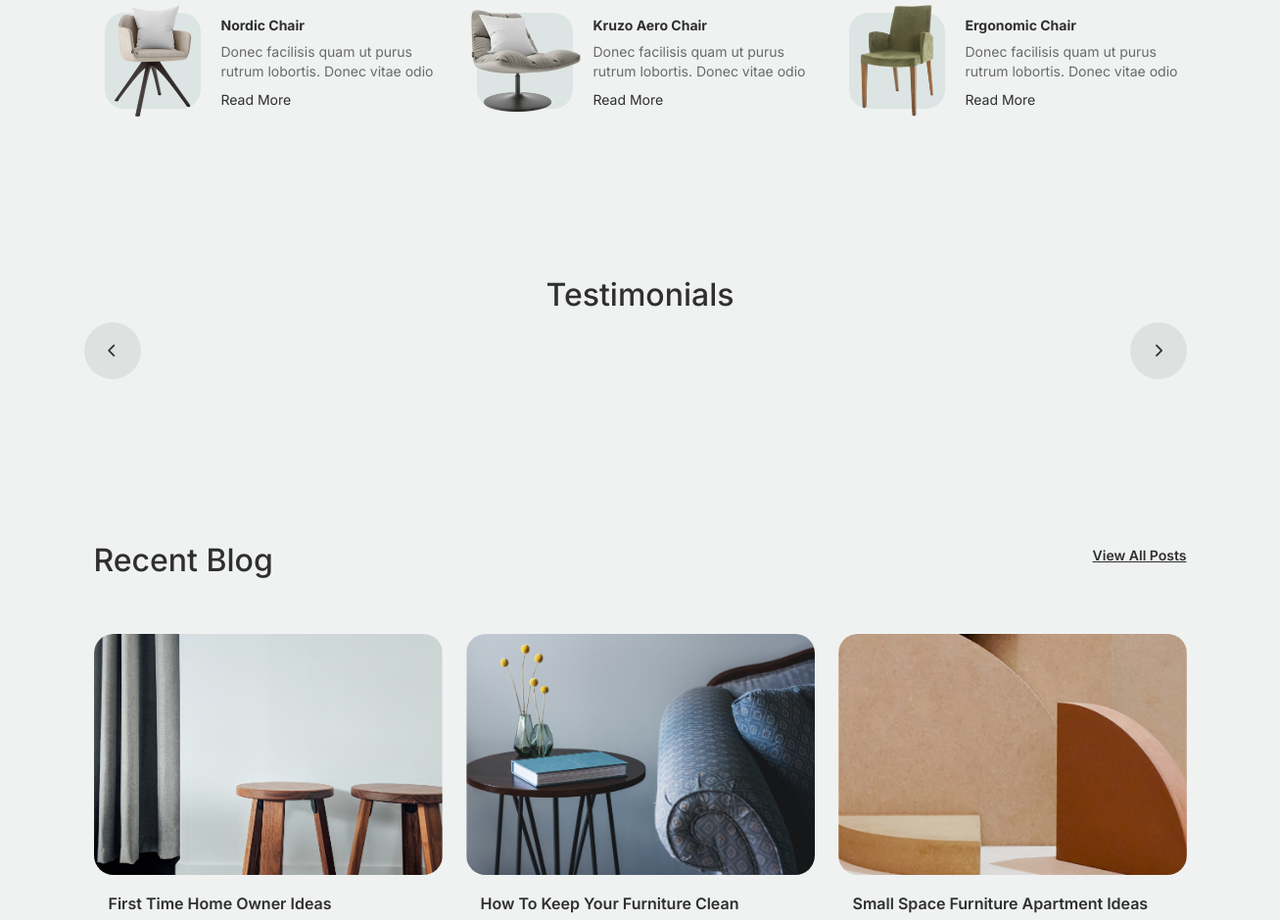
The app's page / (middle part), older data.
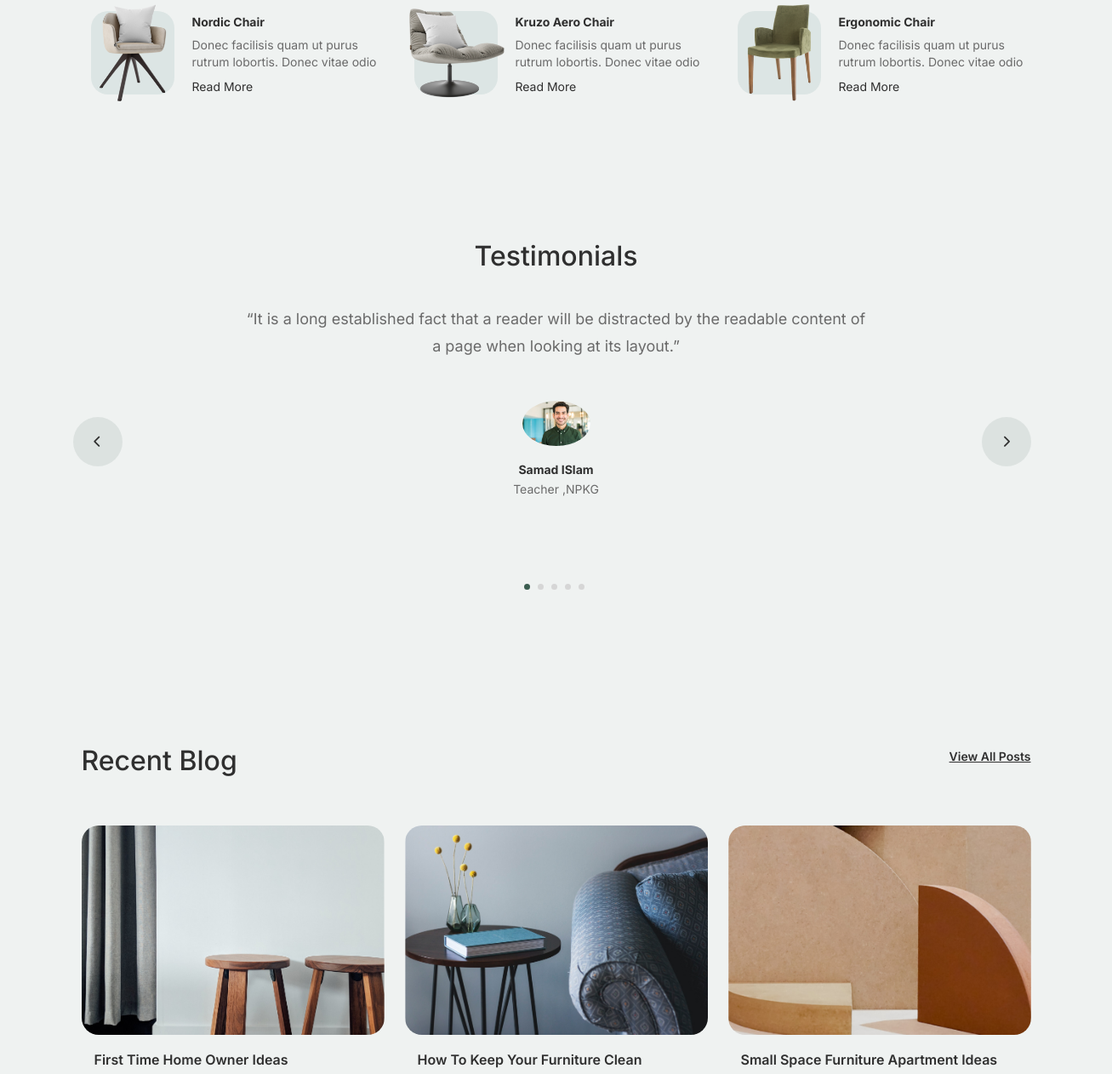
The same page, newer data.
### main/models.py (models this page shows, shortened)
class Testimonial(models.Model):
    name=models.CharField( max_length=50)
    title=models.CharField( max_length=50)
    description=models.TextField()
    image=models.ImageField( upload_to='Testimonial')

### main/views.py (the view)
# urls.py: 2. Add a URL to urlpatterns:  path('', Home.as_view(), name='home')
def Home(request):
    product_home=Product.objects.all()[:3]
    testimonial=Testimonial.objects.all()
    return render(request,'index.html',locals())

### main/templates/index.html (shortened to what the changed rows need)
{% extends "base.html" %}
{% load static %}
{% block content %}
		<div class="testimonial-section">
			<div class="container">
				<div class="row">
					<div class="col-lg-7 mx-auto text-center">
						<h2 class="section-title">Testimonials</h2>
					</div>
				</div>
				<div class="row justify-content-center">
					<div class="col-lg-12">
						<div class="testimonial-slider-wrap text-center">
							<div id="testimonial-nav">
								<span class="prev" data-controls="prev"><span class="fa fa-chevron-left"></span></span>
								<span class="next" data-controls="next"><span class="fa fa-chevron-right"></span></span>
							</div>
							<div class="testimonial-slider">
								{% for t in testimonial %}
								<div class="item">
									<div class="row justify-content-center">
										<div class="col-lg-8 mx-auto">
											<div class="testimonial-block text-center">
												<blockquote class="mb-5">
													<p>&ldquo;{{t.description}}&rdquo;</p>
												</blockquote>
												<div class="author-info">
													<div class="author-pic">
														<img src="{{t.image.url}}" alt="Maria Jones" class="img-fluid">
													</div>
													<h3 class="font-weight-bold">{{t.name}}</h3>
													<span class="position d-block mb-3">{{t.title}}</span>
												</div>
											</div>
										</div>
									</div>
								</div>
								{% endfor %}
							</div>
						</div>
					</div>
				</div>
			</div>
		</div>
		<div class="blog-section">
			<div class="container">
				<div class="row mb-5">
					<div class="col-md-6">
						<h2 class="section-title">Recent Blog</h2>
					</div>
				</div>
			</div>
		</div>
		{% endblock content %}

Row changes from the older to the newer data that the page shows:
added Testimonial: description "It is a long established fact that a reader will be distracted by the readable content of a page when looking at its layout.", image (picture), name "Samad ISlam", title "Teacher ,NPKG"
